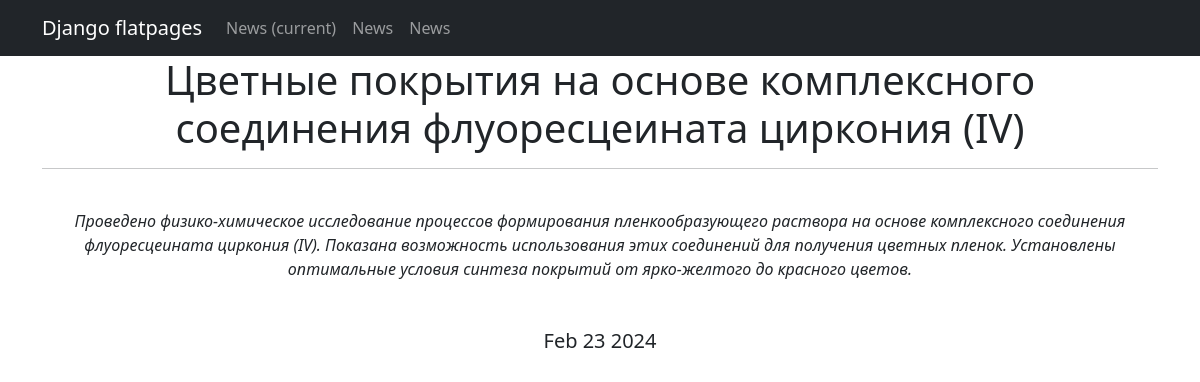
Screenshot of /news/3 with the database file from the repository.
### news/models.py (models this page shows, shortened)
class Post(models.Model):
    author = models.ForeignKey(Author, on_delete=models.CASCADE)
    post_type = models.CharField(max_length=2, choices=POST_TYPES, default=news)
    date_in = models.DateTimeField(auto_now_add=True)
    category = models.ManyToManyField(Category, through='PostCategory')
    title = models.CharField(max_length=255)
    text = models.TextField()
    rating = models.IntegerField(default=0)

### news/views.py (the view)
# urls.py: path('<int:pk>', PostDetail.as_view()),
class PostDetail(DetailView):
    model = Post
    template_name = 'post.html'
    context_object_name = 'post'
    def get_context_data(self, **kwargs):
        context = super().get_context_data(**kwargs)
        context['time_now'] = datetime.utcnow()
        return context

### news/templatetags/custom_filters.py (called while the page is built)
@register.filter()
def censor(text):
    for w in words:
        text = text.replace(w[1:], '*' * len(w[1:]))
    return text

### templates/post.html (shortened to what this page needs)
{% extends 'main.html' %}
{% load custom_filters %}
{% block content %}
<h1>{{ post.title|censor }}</h1>
<hr />
<br>
<i>{{ post.text|censor }}</i>
<br>
<br>
<br>
<h5>{{ post.date_in|date:'M d Y' }}</h5>
{% endblock content %}

### rows the page displays
Post: title|censor "Цветные покрытия на основе комплексного соединения флуоресцеината циркония (IV)", text|censor "Проведено физико-химическое исследование процессов формирования пленкообразующего раствора на основе комплексного соединения флуоресцеината циркония (IV). Показана возможность использования этих соединений для получения цветных пленок. Установлены оптимальные условия синтеза покрытий от ярко-желтого до красного цветов.", date_in "Feb 23 2024"
